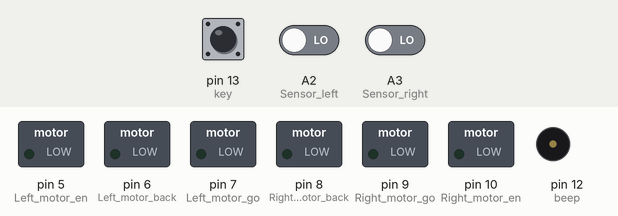
This sketch was run on a simulated Arduino Uno, built with avr-gcc and run on an emulated ATmega328P. Parts: switched loads named in the sketch (green lamp = pin HIGH), buzzer (waves = sounding, pin HIGH). The test bench sets the inputs (shaded band); at power-on: pin 13 (key) LOW, A2 (Sensor_left) LOW, A3 (Sensor_right) LOW.

Above: at 1.2 s.
1.3 s: pin 13 (key) pulled HIGH for 3.2 s
At 2.9 s:
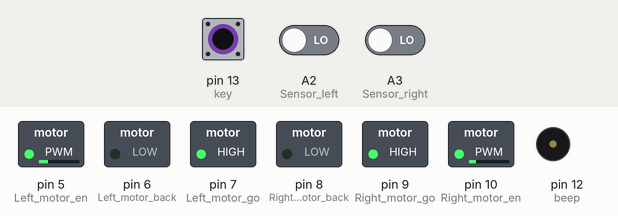
Timing chart, 0 to 6.0 s (numbered marks = the images above; inputs shaded):
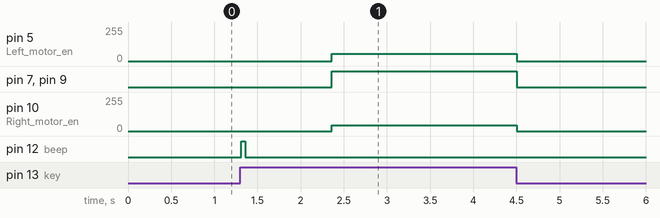

The sketch:

Line_Walking.ino
```cpp
//============================================================================
//  Path Tracking Project
//=============================================================================

/*Set motor constants*/
const int left_motor_start = 56; // static: 68
const int right_motor_start = 43; // static : 52

/*Set motor port*/
int Right_motor_en = 10;
int Left_motor_en = 5;

int Right_motor_go = 9;
int Right_motor_back = 8;

int Left_motor_go = 7;
int Left_motor_back = 6;

/*Set Button port*/
int key = 13; // Active Low

/*Set BUZZER port*/
int beep = 12; // Active High

/*IR sensor*/
const int Sensor_right = A3;     // Set Right Line Walking Infrared sensor port
const int Sensor_left = A2;      // Set Left Line Walking Infrared sensor port

int SR;    // State of Right Line Walking Infrared sensor
int SL;    // State of Left Line Walking Infrared sensor

int ir_correction_left = 0;
int ir_correction_right = 0;

int increase_speed = 17;

bool destination = false;

void setup()
{
  //Initialize motor drive for output mode
  pinMode(Left_motor_go,OUTPUT);
  pinMode(Left_motor_back,OUTPUT);
  pinMode(Right_motor_go,OUTPUT);
  pinMode(Right_motor_back,OUTPUT);
  pinMode(Right_motor_en, OUTPUT);
  pinMode(Left_motor_en, OUTPUT);

  pinMode(key,INPUT);// Set button as input
  pinMode(beep,OUTPUT);// Set buzzer as output

  digitalWrite(beep,LOW);// set buzzer mute

  pinMode(Sensor_right, INPUT);
  pinMode(Sensor_left, INPUT);
}

void get_ir_correction()
{
  SR = digitalRead(Sensor_right);
  SL = digitalRead(Sensor_left);

  if (SL == LOW && SR == HIGH)// Left sensor against white undersurface and right against black undersurface , the car left off track and need to adjust to the right.
  {
    ir_correction_left = increase_speed;
    ir_correction_right = -1 * increase_speed;
  }

  else if (SR == LOW && SL ==  HIGH) // Rihgt sensor against white undersurface and left against black undersurface , the car right off track and need to adjust to the left.
  {
    ir_correction_left = -1 * increase_speed;
    ir_correction_right = increase_speed;
  }
  else
  {
    ir_correction_left = 0;
    ir_correction_right = 0;

    if (SR == HIGH && SL == HIGH)
    {
      destination = true;
    }
  }
}

int check_value(int val)
{
  if (val > 255)
  {
    return 255;
  }
  else if (val < 0)
  {
    return 0;
  }
  else
  {
    return val;
  }
}

void spin()
{
  digitalWrite(Right_motor_go,HIGH);
  digitalWrite(Right_motor_back,LOW);

  digitalWrite(Left_motor_go,LOW);
  digitalWrite(Left_motor_back,HIGH);

  analogWrite(Left_motor_en, 100);
  analogWrite(Right_motor_en, 80);
}

void run() // go ahead
{
  get_ir_correction();

  if (destination)
  {
    spin();

    delay(2000);

    while (1)
    {
    stop();
    }
  }
  digitalWrite(Right_motor_go,HIGH);
  digitalWrite(Right_motor_back,LOW);

  digitalWrite(Left_motor_go,HIGH);
  digitalWrite(Left_motor_back,LOW);

  analogWrite(Left_motor_en, check_value(left_motor_start + ir_correction_left));
  analogWrite(Right_motor_en, check_value(right_motor_start + ir_correction_right));

  delay(10);
}

void stop() // stop
{
  digitalWrite(Right_motor_go,LOW);
  digitalWrite(Right_motor_back,LOW);

  digitalWrite(Left_motor_go,LOW);
  digitalWrite(Left_motor_back,LOW);

  analogWrite(Left_motor_en,0);
  analogWrite(Right_motor_en,0);

  delay(100);
}

void keysacn()
{
  while(digitalRead(key))// When the button is not pressed
  {
    delay(20);
  }

  while(!digitalRead(key))// When the button is pressed
  {
    delay(20);
  }

  delay(10); //delay 10ms

  digitalWrite(beep,HIGH);//The buzzer sounds

  delay(50); //delay 50ms

  digitalWrite(beep,LOW);//mute

  delay(1000); //delay 1s
}

void loop()
{
    keysacn();//Press the button to start

    get_ir_correction();

    while(digitalRead(key))// When the button is not pressed
    {
      run();
    }

    while(!digitalRead(key))// When the button is pressed
    {
      stop();

      delay(20);
    }
}
```

Measured:
- after the input at 1.3 s, pin 5 (Left_motor_en): 0/255 → 56/255 after 1.1 s, → 0/255 2.1 s later; pin 7 (Left_motor_go), pin 9 (Right_motor_go): LOW → HIGH after 1.1 s, → LOW 2.1 s later; pin 10 (Right_motor_en): 0/255 → 43/255 after 1.1 s, → 0/255 2.1 s later; pin 12 (beep): LOW → HIGH at once, → LOW 0.05 s later
